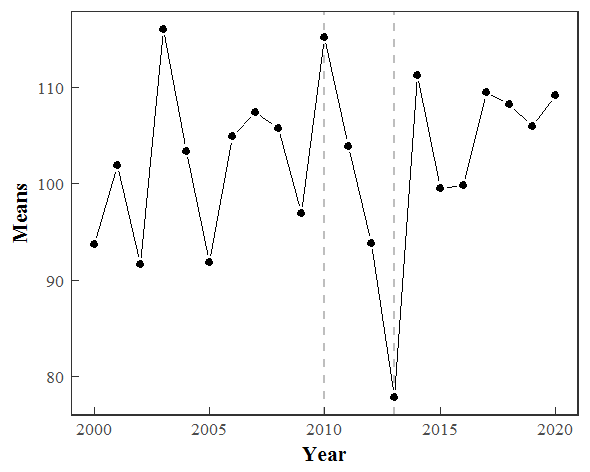

R code for this plot:
###############################################################################
# ggplot2: Example of lineplot with inwards ticks.
# Also, using both points and lines as type="b" in base plot()
###############################################################################

# install.packages("ggplot2")
library(ggplot2)

# =============================================================================
# Create fake data
# =============================================================================
set.seed(1)
DF <- data.frame(year = c(2000:2020),
                 mean = rnorm(n=21, mean=100, sd=10))

# =============================================================================
# Function to return a desired sequence breaks along axes
# =============================================================================
my.breaks <- function(my.vector, step){
  my.min <- floor(min(my.vector))
  my.max <- ceiling(max(my.vector))
  my.seq <- seq(from = round(my.min/step)*step, 
                to   = round(my.max/step)*step,
                by   = step)
  return(my.seq)
}

# =============================================================================
# Plot
# =============================================================================
my_plot <- 
  ggplot(data = DF, 
         aes(x = year, 
             y = mean)) +
  # Add two vertical lines
  geom_vline(xintercept = c(2010,2013), 
             linetype = "dashed", 
             color = "gray", 
             lwd = .5) +
  # Add the "mean" lines which will connect the points
  geom_line(lwd = .4) +
  # Add the "mean" points.
  # Use "stroke" to adjust the white border thickness of the points 
  # in order to give the same effect as in base-r plot `type=b`
  geom_point(size   = 2, 
             shape  = 21, 
             fill   = "black", 
             colour = "white", 
             stroke = 1.2) +
  # Set axes titles and labels
  scale_x_continuous(name   = "Year", 
                     breaks = my.breaks(DF$year, step = 5)) +
  scale_y_continuous(name   = "Means", 
                     breaks = my.breaks(DF$mean, step = 10)) +
  # Theme without the default gray ggplot2 backgound
  theme_bw() +
  # Adjust some theme components
  theme(panel.grid = element_blank(), # eliminate default grids
        # Set font family for all text within the plot ("serif" should work as "Times New Roman")
        # note that this can be overridden with other adjustment functions below
        text = element_text(family = "serif"),
        # Adjust X-axis title
        axis.title.x = element_text(size = 10, face = "bold"),
        # Adjust X-axis labels; also adjust their position using margin (acts like a bounding box);
        # Using margin was needed because of the inwards placement of ticks
        # http://stackoverflow.com/questions/26367296/how-do-i-make-my-axis-ticks-face-inwards-in-ggplot2
        axis.text.x = element_text(size = 8, margin = unit(c(t = 2.5, r = 0, b = 0, l = 0), "mm")),
        # Adjust Y-axis title
        axis.title.y = element_text(size = 10, face = "bold"),
        # Adjust Y-axis labels
        axis.text.y = element_text(size = 8, margin = unit(c(t = 0, r = 2.5, b = 0, l = 0), "mm")),
        # Set length of tick marks - negative sign places ticks inwards
        axis.ticks.length = unit(-1.4, "mm"),
        # Set width of tick marks in mm
        axis.ticks = element_line(size = .3))

# Save as png
ggsave(filename = "gallery/lineplot_inwards_ticks_ggplot.png",
       plot = my_plot, 
       width = 10, height = 8, units = "cm", dpi = 150)
# Save as pdf
ggsave(filename = "gallery/lineplot_inwards_ticks_ggplot.pdf",
       plot = my_plot, 
       width = 10, height = 8, units = "cm")